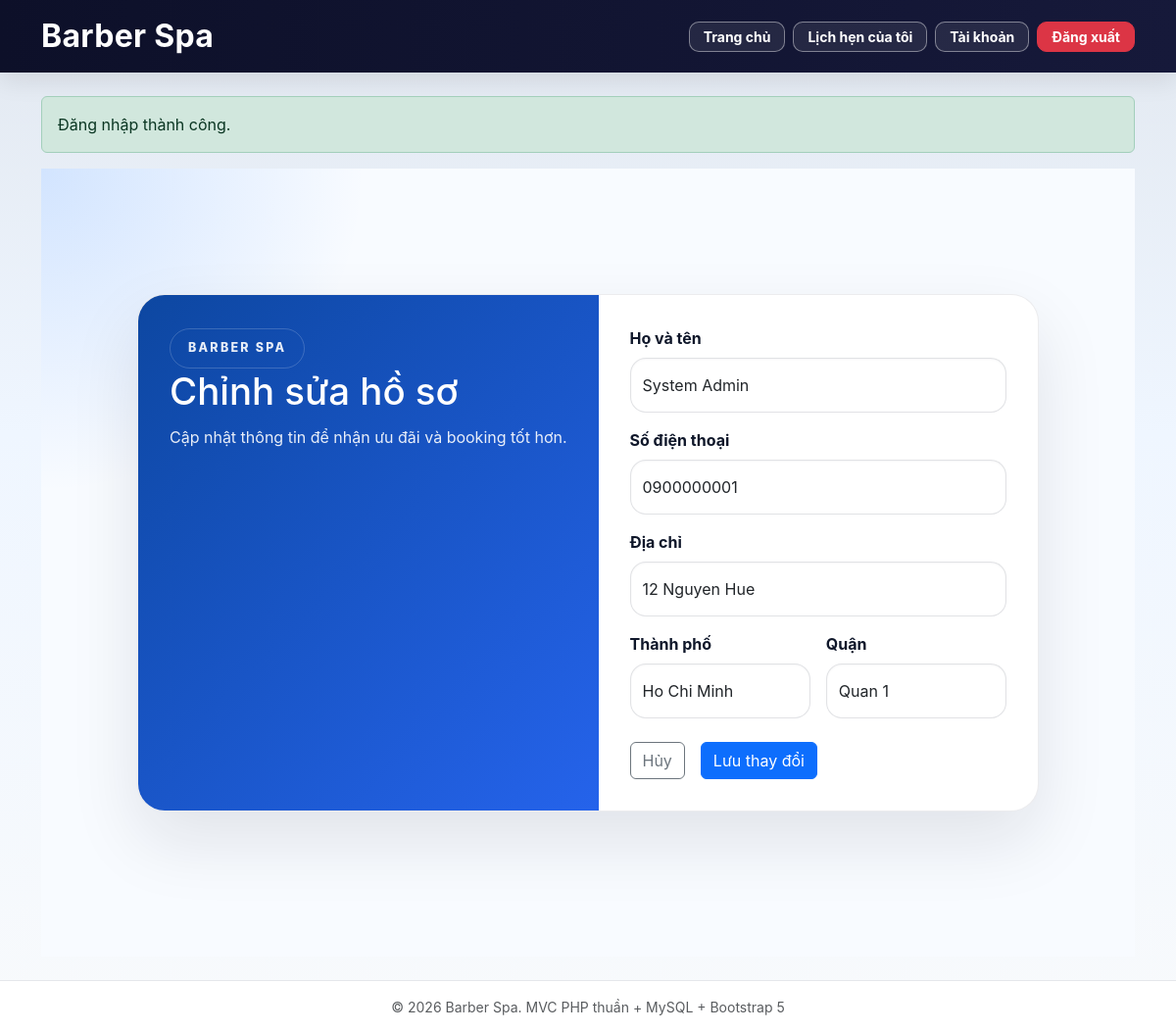
The app's page /edit-profile (signed in) with its own data.
### tables this page shows
CREATE TABLE users (
    id INT UNSIGNED AUTO_INCREMENT PRIMARY KEY,
    name VARCHAR(150) NOT NULL,
    email VARCHAR(150) NOT NULL UNIQUE,
    password VARCHAR(255) NOT NULL,
    role ENUM('admin', 'owner', 'customer') NOT NULL DEFAULT 'customer',
    is_active TINYINT(1) NOT NULL DEFAULT 1,
    ban_reason TEXT NULL,
    login_attempts INT NOT NULL DEFAULT 0,
    locked_until DATETIME NULL,
    last_login_at DATETIME NULL,
    login_ip VARCHAR(45) NULL,
    email_verified_at DATETIME NULL,
    email_token VARCHAR(255) NULL,
    reset_token VARCHAR(255) NULL,
    reset_token_expires DATETIME NULL,
    phone VARCHAR(20) NULL,
    address VARCHAR(255) NULL,
    city VARCHAR(100) NULL,
    district VARCHAR(100) NULL,
    avatar VARCHAR(255) NULL,
    remember_token VARCHAR(255) NULL,
    created_at TIMESTAMP NULL DEFAULT CURRENT_TIMESTAMP,
    updated_at TIMESTAMP NULL DEFAULT CURRENT_TIMESTAMP ON UPDATE CURRENT_TIMESTAMP,

    INDEX idx_users_role (role),
    INDEX idx_users_active (is_active),
    INDEX idx_users_locked_until (locked_until),
    INDEX idx_users_email_token (email_token),
    INDEX idx_users_reset_token (reset_token)
);

### core/helpers.php (called while the page is built, shortened)
<?php
function e(?string $value): string
{
    return htmlspecialchars((string) $value, ENT_QUOTES, 'UTF-8');
}
function render(string $view, array $data = [], string $layout = 'app'): void
{
    extract($data, EXTR_SKIP);
    require __DIR__ . '/../views/' . $view . '.php';
}

### controllers/UserController.php (called while the page is built, shortened)
<?php
require_once __DIR__ . '/../models/User.php';
class UserController
{
    private User $userModel;
    public function __construct()
    {
        $this->userModel = new User();
    }
    public function editProfile(): void
    {
        $userId = (int) ($_SESSION['user']['id'] ?? $_SESSION['user_id'] ?? 0);
        $user = $this->userModel->findById($userId);
        render('user/edit-profile', [
            'pageTitle' => 'Chỉnh sửa hồ sơ - ' . APP_NAME,
            'navSection' => 'user',
            'user' => $user,
        ]);
    }
}

### core/Database.php (called while the page is built, shortened)
<?php
class Database
{
    private static ?PDO $instance = null;
    public static function getInstance(): PDO
    {
        if (self::$instance === null) {
            $dsn = 'mysql:host=' . DB_HOST
                . ';port=' . DB_PORT
                . ';dbname=' . DB_NAME
                . ';charset=' . DB_CHARSET;
            $options = [
                PDO::ATTR_ERRMODE => PDO::ERRMODE_EXCEPTION,
                PDO::ATTR_DEFAULT_FETCH_MODE => PDO::FETCH_ASSOC,
                PDO::ATTR_EMULATE_PREPARES => false,
            ];
            self::$instance = new PDO($dsn, DB_USER, DB_PASS, $options);
        }
        return self::$instance;
    }
}

### models/User.php (called while the page is built, shortened)
<?php
class User
{
    private PDO $db;
    public function __construct()
    {
        $this->db = Database::getInstance();
    }
    public function findById(int $id): ?array
    {
        $sql = "SELECT * FROM users WHERE id = :id LIMIT 1";
        $stmt = $this->db->prepare($sql);
        $stmt->execute(['id' => $id]);
        $user = $stmt->fetch();
        return $user ?: null;
    }
}

### views/user/edit-profile.php (the view, shortened to what this page needs)
<section class="auth-page">
    <div class="container py-5">
        <div class="auth-panel">
            <div class="auth-card">
                <div class="auth-card-header">
                    <div class="auth-brand">BARBER SPA</div>
                    <h2 class="page-section-title">Chỉnh sửa hồ sơ</h2>
                    <p class="page-section-subtitle">Cập nhật thông tin để nhận ưu đãi và booking tốt hơn.</p>
                </div>
                <div class="auth-card-body">
                    <form method="POST">
                        <div class="mb-3 auth-form-group">
                            <label class="form-label">Họ và tên</label>
                            <input type="text" name="name" class="form-control auth-form-control"
                                   value="<?= htmlspecialchars($user['name'] ?? '') ?>" required>
                        </div>
                        <div class="mb-3 auth-form-group">
                            <label class="form-label">Số điện thoại</label>
                            <input type="text" name="phone" class="form-control auth-form-control"
                                   value="<?= htmlspecialchars($user['phone'] ?? '') ?>">
                        </div>
                        <div class="mb-3 auth-form-group">
                            <label class="form-label">Địa chỉ</label>
                            <input type="text" name="address" class="form-control auth-form-control"
                                   value="<?= htmlspecialchars($user['address'] ?? '') ?>">
                        </div>
                        <div class="row g-3">
                            <div class="col-md-6 auth-form-group">
                                <label class="form-label">Thành phố</label>
                                <input type="text" name="city" class="form-control auth-form-control"
                                       value="<?= htmlspecialchars($user['city'] ?? '') ?>">
                            </div>
                            <div class="col-md-6 auth-form-group">
                                <label class="form-label">Quận</label>
                                <input type="text" name="district" class="form-control auth-form-control"
                                       value="<?= htmlspecialchars($user['district'] ?? '') ?>">
                            </div>
                        </div>
                        <div class="auth-actions d-flex flex-wrap gap-3 mt-4">
                            <a href="<?= e(BASE_URL . '/my-profile') ?>" class="btn btn-outline-secondary">Hủy</a>
                            <button type="submit" class="btn btn-primary">Lưu thay đổi</button>
                        </div>
                    </form>
                </div>
            </div>
        </div>
    </div>
</section>

### index.php (shortened to what this page needs)
<?php
require_once __DIR__ . '/core/Database.php';
require_once __DIR__ . '/core/helpers.php';
$path = trim($_GET['path'] ?? '', '/');
foreach ($routes as $pattern => $handler) {
    $regex = '#^' . $pattern . '$#';
    if (preg_match($regex, $path, $matches)) {
        $params = array_slice($matches, 1);
        [$file, $method] = explode('@', $handler);
        $controller = new $className();
        call_user_func_array([$controller, $method], $params);
        break;
    }
}

### public/css/style.css (style rules this page uses)
:root { --primary-color: #0d6efd; --dark-color: #0f172a; --dark-2: #111827; --text-color: #1f2937; --muted-color: #6b7280; --light-bg: #f3f4f6; --white: #ffffff; --border-color: #e5e7eb; --shadow-soft: 0 10px 30px rgba(15, 23, 42, 0.08); --shadow-medium: 0 20px 40px rgba(15, 23, 42, 0.12); --radius-lg: 22px; --radius-md: 16px; --radius-sm: 12px; }
html { scroll-behavior: smooth; }
body { font-family: "Inter", system-ui, -apple-system, BlinkMacSystemFont, "Segoe UI", sans-serif; background: linear-gradient(180deg, #e2e8f0 0%, #eff6ff 42%, #f8fafc 100%); color: var(--text-color); }
.auth-page { background: radial-gradient( circle at top left, rgba(13, 110, 253, 0.16), transparent 24% ), #f8fbff; padding: 80px 15px 100px; }
.auth-panel { max-width: 920px; margin: 0 auto; }
.auth-card, .profile-card, .booking-card { border-radius: 28px; background: #ffffff; border: 1px solid rgba(15, 23, 42, 0.08); box-shadow: 0 30px 70px rgba(15, 23, 42, 0.1); overflow: hidden; }
.auth-card { display: flex; min-height: 520px; }
.auth-brand { display: inline-flex; align-items: center; justify-content: center; width: fit-content; padding: 10px 18px; border-radius: 999px; border: 1px solid rgba(255, 255, 255, 0.18); text-transform: uppercase; letter-spacing: 0.18em; font-size: 0.78rem; font-weight: 800; color: rgba(255, 255, 255, 0.9); }
.auth-card-header, .profile-card-header { padding: 34px 32px; background: linear-gradient(135deg, #0d47a1, #2563eb); color: #ffffff; }
.auth-card-header .page-section-title, .profile-card-header h2 { color: #fff; font-size: 2.4rem; margin-bottom: 10px; }
.auth-card-header .page-section-subtitle, .profile-card-header p { color: rgba(255, 255, 255, 0.9); margin-bottom: 0; font-size: 1rem; line-height: 1.75; }
.auth-card-body, .profile-card-body, .booking-card .card-body { padding: 32px; }
.auth-card-body { flex: 1 1 420px; }
.auth-form-group label, .profile-form-group label { font-weight: 700; color: #0f172a; }
.auth-form-control, .profile-form-control { border-radius: 16px; min-height: 56px; border: 1px solid rgba(15, 23, 42, 0.12); box-shadow: inset 0 1px 2px rgba(15, 23, 42, 0.04); }
.auth-actions, .profile-actions { margin-top: 22px; }

### records on screen
users: name "System Admin", phone "0900000001", address "12 Nguyen Hue", city "Ho Chi Minh", district "Quan 1"

### other values on screen
getFlash($key) "Đăng nhập thành công."
